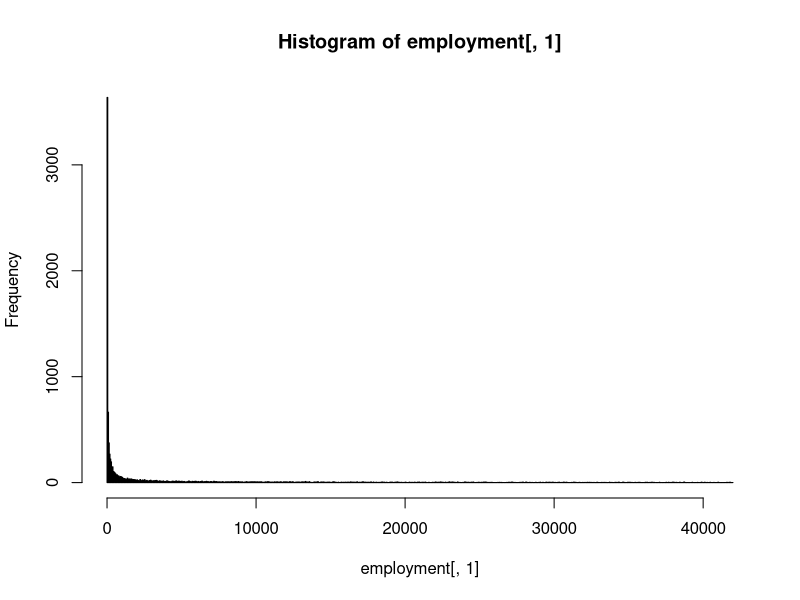
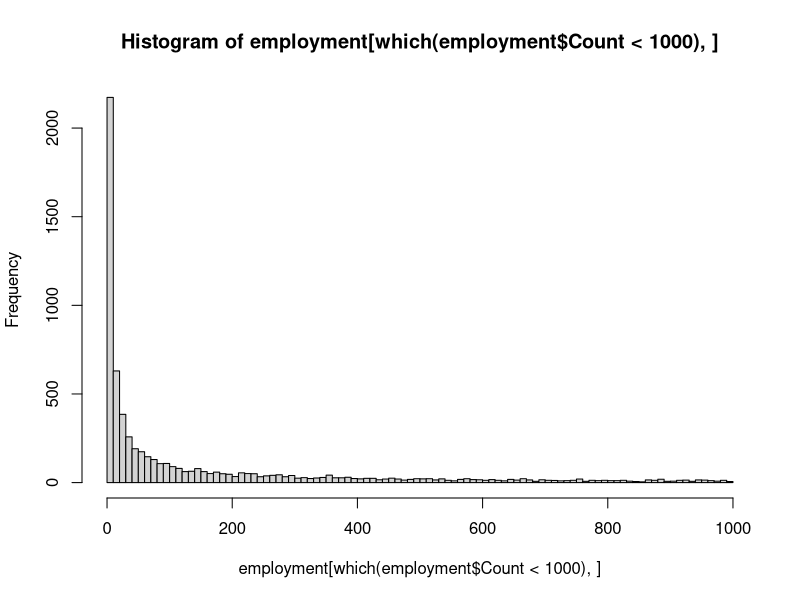
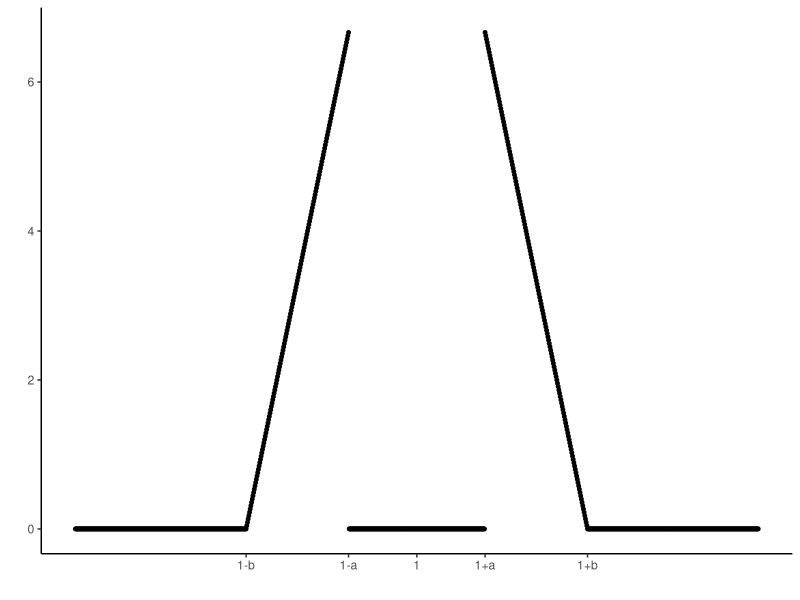
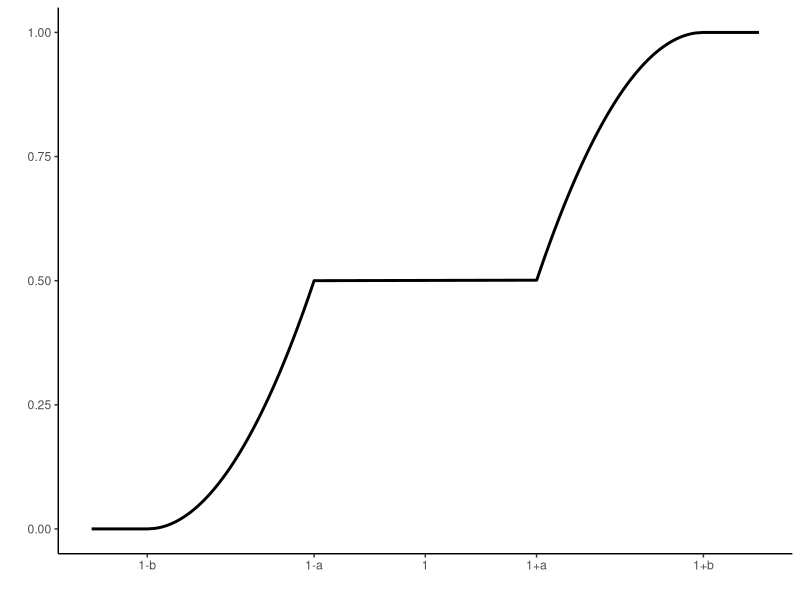
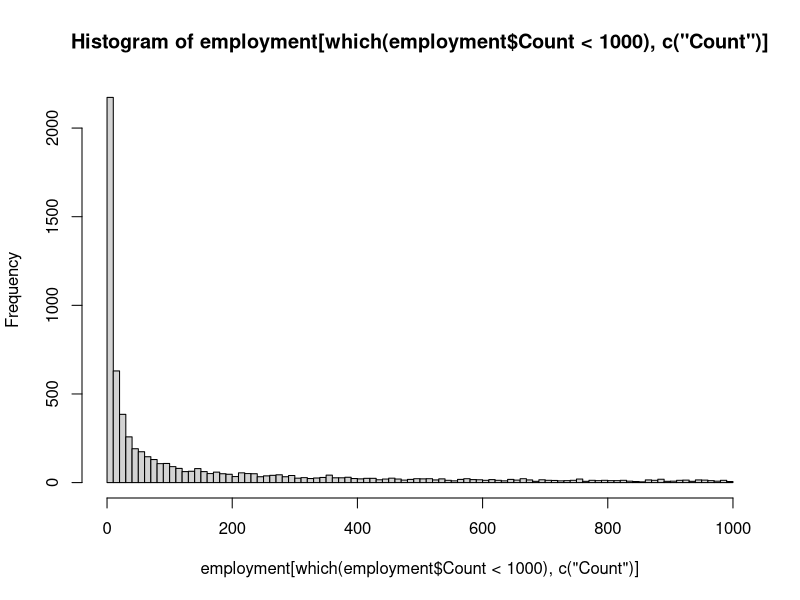
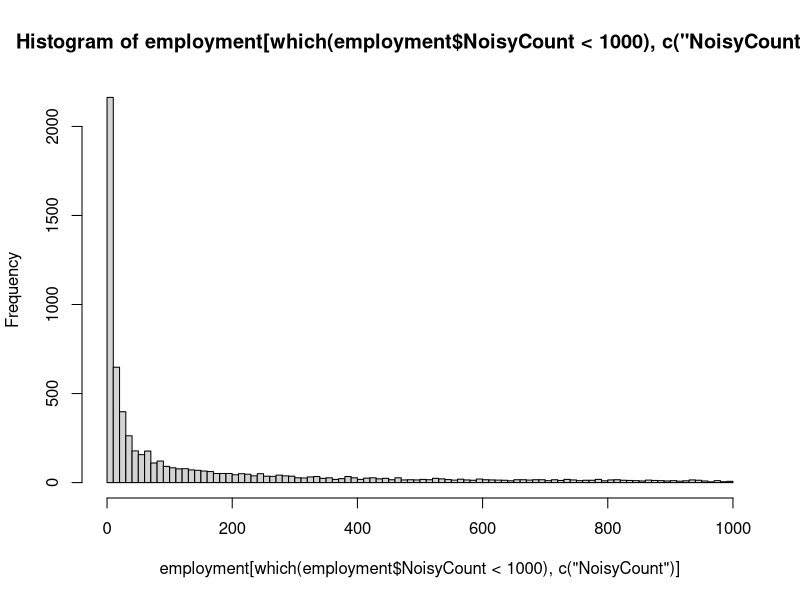

These figures' R source, in order:
## ---- chunk 1
set.seed(12345)
size <- 10000
## ---- chunk 2
employment <- round(as.data.frame(exp(runif(size,log(1),log(42000)))))
names(employment) <- c("Count")
## ---- chunk 3
hist(employment[,1],breaks = size/10)
## ---- chunk 4
hist(employment[ which(employment$Count < 1000),],breaks = size/100)
## ---- chunk 5
dramp <- function(x,a,b) {
  if ( b< a) {
    c <- a
    a <- b
    b <- c
  }
  part1 <- which(x < 1- b )
  part2 <- intersect(which (x >= 1-b),which(x <= 1-a))
  part3 <- intersect(which (x > 1-a), which(x< 1+a))
  part4 <- intersect(which (x >= 1+a),which(x <= 1+b))
  part5 <- which(x > 1+ b )

  y <- x
  y[part1] <- 0
  y[part2] <- (x[part2] - (1-b))/ ( b - a )^2
  y[part3] <- 0
  y[part4] <- ( 1 + b -x[part4])/ ( b - a )^2
  y[part5] <- 0
  return(y)
}

invcramp <- function(y,a,b) {
  part1 <- intersect(which(y>0.5),which(y<=1))
  part2 <- intersect(which(y<=0.5),which(y>=0))
  part3 <- intersect(which(y<0),which(y>1))
  x <- y
  x[part1] <-  1+b - ((1-2*(y[part1]-0.5))*(b-a)^2)^0.5
  x[part2] <-  1-b + ((  2*(y[part2]    ))*(b-a)^2)^0.5
  x[part3] <-  0
  return(x)
  }
## ---- chunk 6
library(ggplot2)
y=seq(0.5,1.5,by = 0.001)
z <- dramp(y,0.1,0.25)
w <- as.data.frame(cbind(y,z))
myplot <- ggplot(w,aes(x=y,y=z)) +
    geom_point(size=1) +
    theme(axis.line = element_line(colour = "black"),
          panel.grid.major = element_blank(),
          panel.grid.minor = element_blank(),
          panel.border = element_blank(),
          panel.background = element_blank()
          )+
  scale_x_continuous(breaks=c(0.75,0.9,1,1.1,1.25),labels=c("1-b","1-a",1,"1+a","1+b"))+
  xlab("")+
  ylab("")
myplot
## ---- chunk 7
y=seq(0,1,by = 0.001)
x <- invcramp(y,0.1,0.25)
w <- as.data.frame(rbind(c(0.7,0),cbind(x,y),c(1.3,1)))

myplot <- ggplot(w,aes(x=x,y=y)) +
    geom_line(size=1) +
    theme(axis.line = element_line(colour = "black"),
          panel.grid.major = element_blank(),
          panel.grid.minor = element_blank(),
          panel.border = element_blank(),
          panel.background = element_blank()
          )+
  scale_x_continuous(breaks=c(0.75,0.9,1,1.1,1.25),
                     labels=c("1-b","1-a",1,"1+a","1+b"),
                     )+
  xlab("")+
  ylab("")
myplot

## ---- chunk 8
employment$uniform <- runif(nrow(employment))
employment$fuzzfactor <- invcramp(employment$uniform,0.1,0.25)
employment$NoisyCount <- round(employment$Count * employment$fuzzfactor,0)
## ---- chunk 9
hist(employment[ which(employment$Count < 1000),c("Count")],breaks = size/100)
## ---- chunk 10
hist(employment[ which(employment$NoisyCount < 1000),c("NoisyCount")],breaks = size/100)
